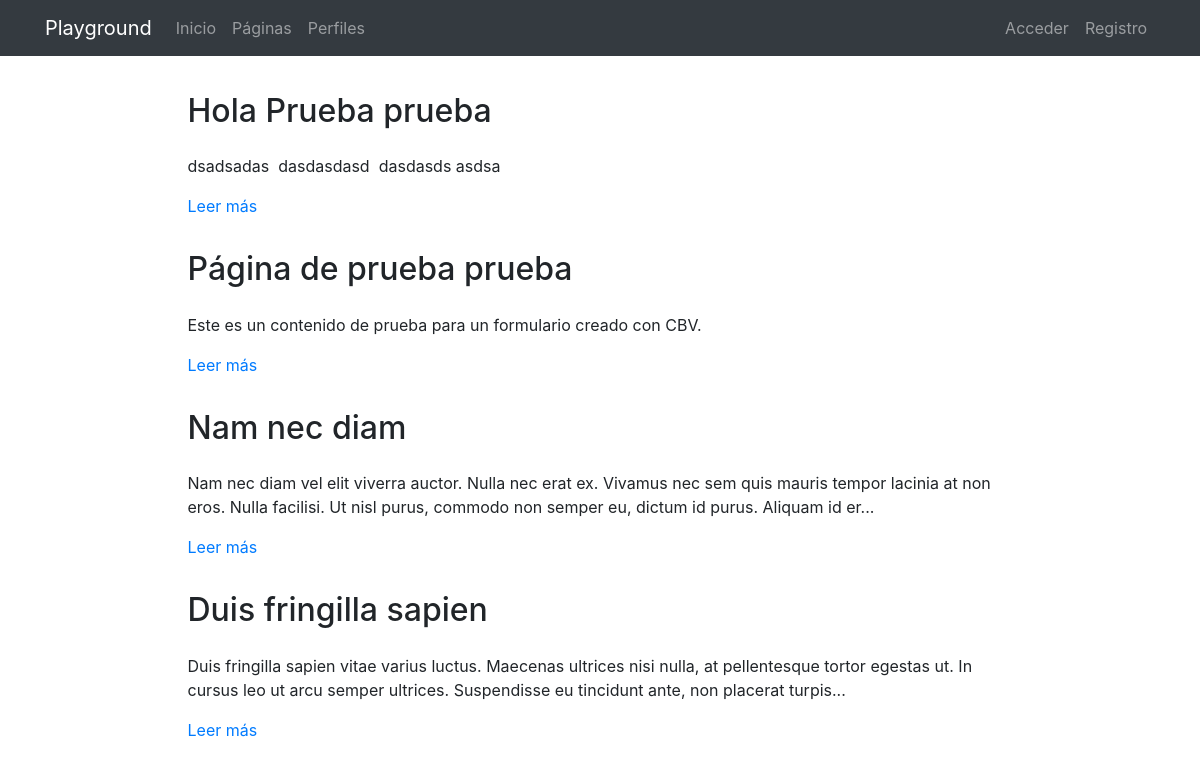
The page /pages/ on the database its author committed.
### pages/models.py (models this page shows, shortened)
class Page(models.Model):
    title = models.CharField(verbose_name="Título", max_length=200)
    content = RichTextField(verbose_name="Contenido")
    order = models.SmallIntegerField(verbose_name="Orden", default=0)
    created = models.DateTimeField(auto_now_add=True, verbose_name="Fecha de creación")
    updated = models.DateTimeField(auto_now=True, verbose_name="Fecha de edición")
    class Meta:
        verbose_name = "página"
        verbose_name_plural = "páginas"
        ordering = ['order', 'title']

### pages/views.py (the view)
# urls.py: path('', PageListView.as_view(), name='pages'),
class PageListView(ListView):#ListView para devolver una lista de instancias de un modelo
    model = Page

### pages/templates/pages/page_list.html (shortened to what this page needs)
{% extends 'core/base.html' %}
{% load static %}
{% block content %}
{% include 'pages/includes/pages_menu.html' %}
<main role="main">
  <div class="container mb-4">
    {% for page in page_list|dictsort:"id" reversed %}
      <div class="row mt-3">
        <div class="col-md-9 mx-auto">
          <h2 class="mb-4">{{page.title}}</h2>
          <div>
            <p>{{page.content|striptags|safe|truncatechars:"200"}}</p>
            <p><a href="{% url 'pages:page' page.id page.title|slugify %}">Leer más</a>
            </p>
          </div>
        </div>
      </div>
    {% endfor %}
  </div>
</main>
{% endblock %}

### core/static/core/css/main.css (style rules this page uses)
main { padding-top: 20px; }
:root { --jumbotron-padding-y: 3rem; }

### rows shown on the page
Page: title "Hola Prueba prueba", content "dsadsadas dasdasdasd dasdasds asdsa"
Page: title "Página de prueba prueba", content "Este es un contenido de prueba para un formulario creado con CBV."
Page: title "Nam nec diam", content "Nam nec diam vel elit viverra auctor. Nulla nec erat ex. Vivamus nec sem quis mauris tempor lacinia at non eros. Nulla facilisi. Ut nisl purus, commodo non semper eu, dictum id purus. Aliquam id er..."
Page: title "Duis fringilla sapien", content "Duis fringilla sapien vitae varius luctus. Maecenas ultrices nisi nulla, at pellentesque tortor egestas ut. In cursus leo ut arcu semper ultrices. Suspendisse eu tincidunt ante, non placerat turpis..."
